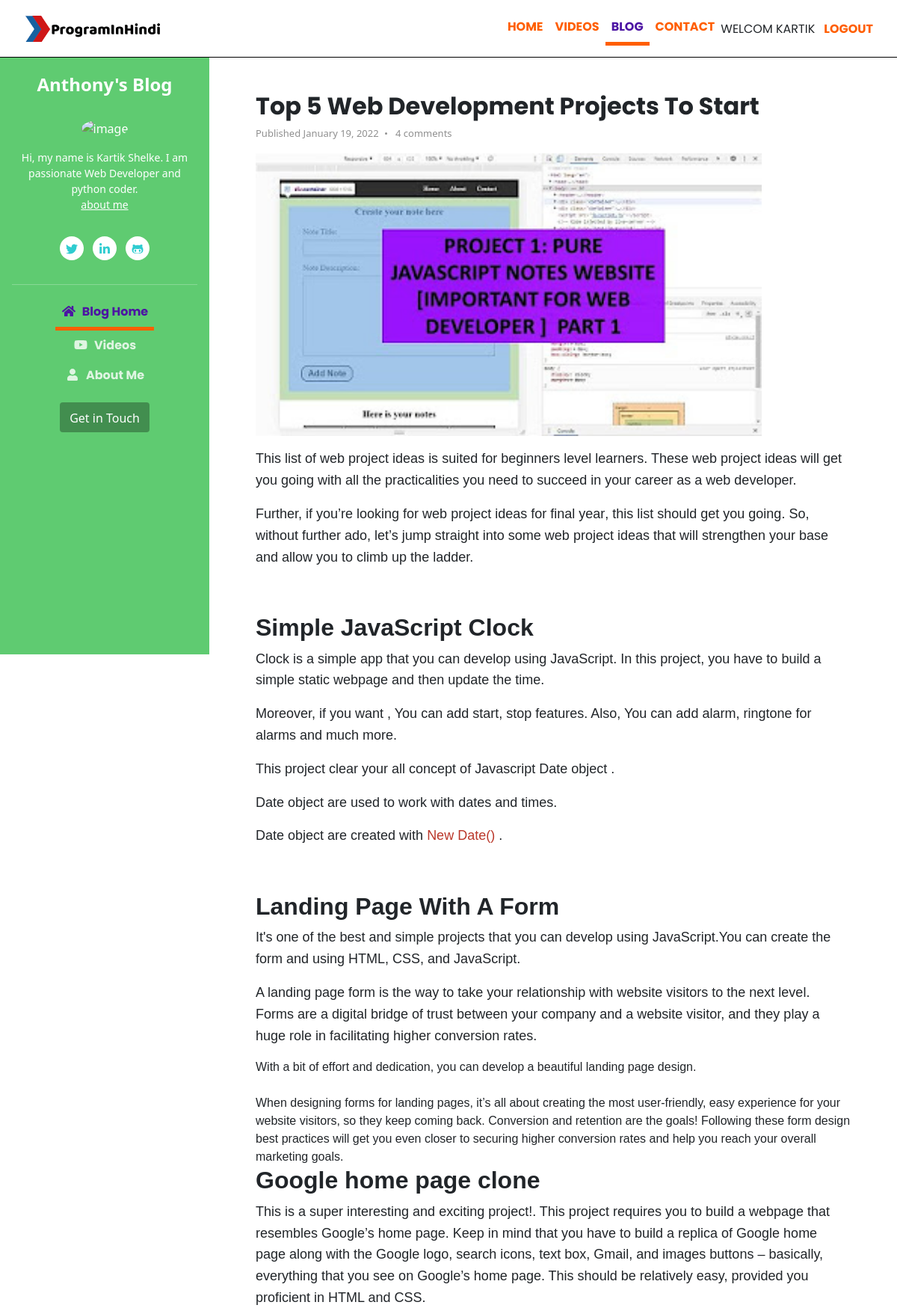
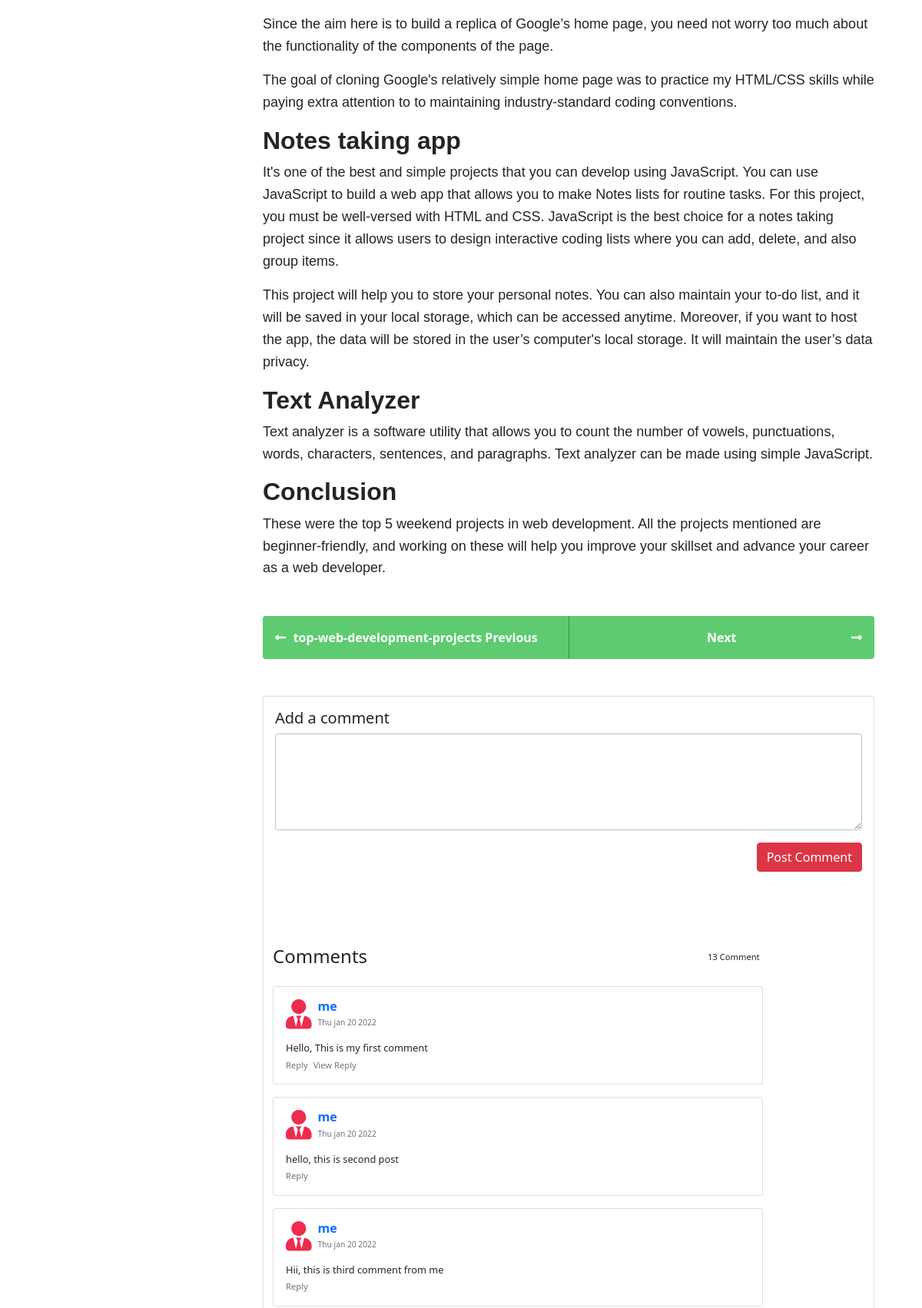
The app's page /blog/top-web-development-projects (signed in, upper part) with its own data (2 pictures, top to bottom).
### blog/models.py (models this page shows, shortened)
class BlogPost(models.Model):
    sno = models.AutoField(primary_key=True)
    postTitle = models.CharField(max_length=300)
    postSlug = models.SlugField()
    postTag = TaggableManager()
    postDesc = models.TextField(blank=True)
    postContent = models.TextField()
    postImg = models.ImageField(upload_to="static/blog/blogImg/postImg")
    date_time = models.DateTimeField(blank=True)

class BlogComment(models.Model):
    sno = models.AutoField(primary_key=True)
    commentText = models.TextField()
    user = models.ForeignKey(User, on_delete=models.CASCADE)
    post = models.ForeignKey(BlogPost, on_delete=models.CASCADE)
    parent = models.ForeignKey('self',on_delete=models.CASCADE, null=True )
    timestamp =  models.DateTimeField(default=now)

### blog/views.py (the view)
# urls.py: path('<str:slug>',views.blogPost,name='blogPost'),
def blogPost(request,slug):
    post = BlogPost.objects.get(postSlug=slug)
    postComment = BlogComment.objects.filter(post=post,parent=None)
    commentReply = BlogComment.objects.filter(post=post).exclude(parent=None)
    context = {'post' : post,'postComment':postComment,'commentReply':commentReply}
    return render(request, 'blog/blogPost.html',context)

### templates/blog/blogPost.html (shortened to what this page needs)
{% extends 'blogBase.html' %}
{% load static %}
{% block style %}
<link id="theme-style" rel="stylesheet" href="{% static 'css/navbar.css' %}">
<link id="theme-style" rel="stylesheet" href="{% static 'css/login.css' %}">
<link id="theme-style" rel="stylesheet" href="{% static 'blog/css/blogHome.css' %}" !important>
{% endblock style %}
{% block body %}
<div class="main-wrapper">
  <article class="blog-post px-3 py-5 p-md-5">
    <div class="container single-col-max-width">
      <header class="blog-post-header">
        <h2 class="title mb-2"> {{post.postTitle|safe}} </h2>
        <div class="meta mb-3">
          <span class="date">Published {{post.date_time | date:"F j, Y"}}</span>
          <span class="comment"> <a class="text-link" href="#">4 comments </a> </span>
        </div>
      </header>
      <div class="blog-post-body">
        <figure class="blog-banner">
          <img class="img-fluid" src="/{{post.postImg}}" alt="image" />
        </figure>
        <div class="post-content"> {{post.postContent|safe}} </div>
      </div>
      <nav class="blog-nav nav nav-justified my-5">
        <a class="nav-link-prev nav-item nav-link rounded-left" href="">{{post.postSlug}} Previous <i class="arrow-prev fas fa-long-arrow-alt-left"> </i> </a>
        <a class="nav-link-next nav-item nav-link rounded-right" href="#">Next <i class="arrow-next fas fa-long-arrow-alt-right"> </i> </a>
      </nav>
      <div class="blog-comments-section card" style="font-size: 0.8rem">
        <div class="col-md-10 col-lg-8 col-xl-12 mt-3">
          <div class="d-flex flex-start w-100">
            <div class="w-100">
              <h5>Add a comment</h5>
              <form action="/blog/postComment" method="post">
                <div class="form-outline">
                  <textarea class="form-control" name="commentText" id="commentText" rows="4" placeholder="What is your view?" required> </textarea>
                </div>
                <div class="d-flex justify-content-end mt-3">
                  <button id='post_btn' onclick="loginError()" type="" class="btn btn-danger"> Post Comment </button>
                </div>
              </form>
            </div>
          </div>
        </div>
          {% if postComment %}
            <div class="container my-5 py-5 text-dark">
              <div class="row d-flex">
                <div class="col-md-12 col-lg-10 col-xl-10">
                  <div class="d-flex justify-content-between align-items-center mb-4">
                    <h4 class="text-dark mb-0">Comments</h4>
                    <h6 class="text-dark small mb-0 me-1"> {{postComment.count}} Comment </h6>
                  </div>
                  {% for comment in postComment %}
                    <div class="card mb-3">
                      <div class="card-body">
                        <div class="d-flex flex-start">
                          <div style="color:#ed2c4e;">
                            <i class="fas fa-user-tie fa-3x me-2"></i>
                          </div>
                          <div class="w-100">
                            <div class="d-flex align-items-center mb-3">
                              <h6 class="text-primary fw-bold mb-0">
                                {{comment.user.first_name}}
                                <br/>
                                <span class="small text-muted" style="font-size: 0.64rem" > {{comment.timestamp|date:'D b d Y'}} </span>
                              </h6>
                            </div>
                          </div>
                        </div>
                        <div class="d-flex justify-content-between align-items-center">
                          <p class="mb-1 text-dark">
                            <span>{{comment.commentText}}</span>
                          </p>
                        </div>
                        <div class="d-flex justify-content-between align-items-center">
                          <p class="small mb-0">
                            <a class="link-dark text-muted" onclick="loginError()" data-toggle="collapse" href="#replyBox-{{comment.sno}}" role="button" aria-expanded="false" aria-controls="replyBox-{{comment.sno}}"> Reply </a>
                            <a id="viewReply_{{comment.sno}}" class="d-none link-dark text-muted ms-1" data-toggle="collapse" href="#parentReplyBox-{{comment.sno}}" role="button" aria-expanded="false" aria-controls="parentReplyBox-{{comment.sno}}">View Reply</a>
                          </p>
                        </div>
                      </div>
                    </div>
                  {% endfor %}
                </div>
              </div>
            </div>
          {% else %}
          <div class="align-items-center ml-4 my-4">
            <h4 class="text-dark mb-0">Be the first one to post a comment!</h4>
          </div>
          {% endif %}
      </div>
    </div>
  </article>
</div>
{% endblock body %}

### templates/blogBase.html (shortened to what this page needs)
<!DOCTYPE html>
<html lang="en">
<head>
    {% load static %}
    <link rel="stylesheet" href="//cdnjs.cloudflare.com/ajax/libs/highlight.js/9.14.2/styles/monokai-sublime.min.css">
	<link rel="stylesheet" href="https://cdnjs.cloudflare.com/ajax/libs/font-awesome/5.14.0/css/all.min.css"
 />
        <link rel="stylesheet" href="https://stackpath.bootstrapcdn.com/bootstrap/4.5.0/css/bootstrap.min.css"
>
        <link href="https://cdn.jsdelivr.net/npm/bootstrap@5.1.3/dist/css/bootstrap.min.css" rel="stylesheet"
        !important>
        {% block style %}{% endblock style %}
</head>
<body>
    <nav class="navbar navbar-expand-lg text-uppercase fixed-top">
        {% if user.is_authenticated %}
        <div class="container-fluid text-uppercase p-2">
        {% else %}
        <div class="container text-uppercase p-2">
        {% endif %}
            <a class="navbar-brand font-weight-bold text-white" href="/"><img src="../static/img/ProgramInHindi.png"
                    alt="logo"></a>
            <div class="collapse navbar-collapse" id="navbarSupportedContent">
                <ul class="navbar-nav ml-auto text-center">
                    <li class="nav-item">
                        <a class="nav-link {% block homeActive %}{% endblock homeActive %}" href="/">Home</a>
                    </li>
                    <li class="nav-item">
                        <a class="nav-link {% block videoActive %}{% endblock videoActive %}" href="/courses">Videos</a>
                    </li>
                    <li class="nav-item">
                        <a class="nav-link active" href="/blog">Blog</a>
                    </li>
                    <li class="nav-item">
                        <a class="nav-link {% block contactActive %}{% endblock contactActive %}" href="/contact">Contact</a>
                    </li>
                    {% if user.is_authenticated %}
                    <ul class="navbar-nav m-auto text-center d-flex flex-row">
                        <span class="user_name_show m-auto">Welcom {{user.first_name}}</span>
                        <li class="nav-item ml-1">
                            <a class="nav-link" id="logout_btn" href="">Logout</a>
                        </li>
                    </ul>
                    {% endif %}
                </ul>
            </div>
        </div>
    </nav>
    <header class="header text-center">
	    <h1 class="blog-name pt-lg-4 mb-0"><a class="no-text-decoration" href="index.html">Anthony's Blog</a></h1>
	    <nav class="navbar navbar-expand-lg navbar-dark">
			<div id="navbarSupportedContent" class="collapse navbar-collapse flex-column" >
				<div class="profile-section pt-3 pt-lg-0">
				    <img class="profile-image mb-3 rounded-circle mx-auto" src="assets/images/profile.png" alt="image" >
					<div class="bio mb-3">Hi, my name is Kartik Shelke. I am passionate Web Developer and python coder.<br><a href="https://kartikshelke.herokuapp.com/" target="_blank">about me</a></div>
					<ul class="social-list list-inline py-3 mx-auto">
			            <li class="list-inline-item"><a href="https://twitter.com/kartik_shelke24"><i class="fab fa-twitter fa-fw"></i></a></li>
			            <li class="list-inline-item"><a href="https://www.linkedin.com/in/webdeveloper-kartik-shelke/"><i class="fab fa-linkedin-in fa-fw"></i></a></li>
			            <li class="list-inline-item"><a href="https://github.com/kartikshelke24"><i class="fab fa-github-alt fa-fw"></i></a></li>
			        </ul>
			        <hr>
				</div>
				<ul class="navbar-nav flex-column text-start ">
					<li class="nav-item">
					    <a class="nav-link active" href="/blog"><i class="fas fa-home fa-fw me-2"></i>Blog Home <span class="sr-only">(current)</span></a>
					</li>
					<li class="nav-item">
					    <a class="nav-link" href="/courses"><i class="fab fa-youtube fa-fw me-2"></i>Videos</a>
					</li>
					<li class="nav-item">
					    <a class="nav-link" href="https://kartikshelke.herokuapp.com/" target='_blank'><i class="fas fa-user fa-fw me-2"></i>About Me</a>
					</li>
				</ul>
				<div class="my-2 my-md-3">
				    <a class="btn btn-primary" href="/contact" target="_blank">Get in Touch</a>
				</div>
			</div>
		</nav>
    </header>
    {% block body %}{% endblock body %}
</body>
</html>

### static/css/navbar.css (style rules this page uses)
.navbar::before { content: ""; position: absolute; border-bottom: 1px solid black; top: 0%; bottom: 0%; left: 0; right: 0; z-index: -1; background: #ffffff; }
.nav-item a { color: #ff5e00; font-weight: bold; width: max-content; margin: auto; font-family: "Poppins", sans-serif !important; }
.user_name_show { font-family: "Poppins", sans-serif !important; }
.active { border-bottom: 5px solid #ff5e00; color: #4c14a3 !important; }

### static/blog/css/blogHome.css (style rules this page uses)
html { scroll-behavior: smooth; }
* { margin: 0px; padding: 0px; box-sizing: border-box; }
a { text-decoration: none; }
a.no-text-decoration { text-decoration: none; }
.single-col-max-width { max-width: 820px; }
.form-control { padding-top: 0.875rem; padding-bottom: 0.875rem; height: 2.75rem; border-color: #c2c2c2; }
.header { position: fixed; left: 0; top: 0; height: 100vh; width: 280px; background: #5fcb71; margin-top: 75px; color: #fff; }
.header .navbar { background: #5fcb71; }
.profile-section .profile-image { max-width: 160px; }
.profile-section .bio { font-size: 0.875rem; }
.profile-section .bio a { color: #fff; text-decoration: underline; }
.header .blog-name { font-weight: bold; font-size: 1.5rem; color: #fff; }
.header .blog-name a { color: #fff; }
.header .btn-primary { background: rgba(0, 0, 0, 0.3); border-color: transparent; font-size: 1rem; padding-top: 0.5rem; }
.header .navbar { padding: 2rem 1rem; }
.header .nav-item { font-weight: bold; }
.header .nav-item .nav-link.active { color: rgba(0, 0, 0, 0.5); }
.header .nav-item .nav-link { color: rgba(255, 255, 255, 0.8); }
.social-list a { width: 32px; height: 32px; padding-top: 5px; display: inline-block; text-align: center; border-radius: 50%; transition: all 0.4s ease-in-out; background-color: #fff; color: #2fccd0; }
.main-wrapper { margin-top: 75px; margin-left: 280px; background: #fff; }
.blog-post .title { font-family: "Poppins", sans-serif !important; font-weight: bold; font-size: 2rem; }
.img-fluid { width: 85%; }
.blog-post .blog-post-body .post-content { font-family: 'Baloo Bhai 2', cursive; }
.blog-post .blog-post-body .post-content p { font-weight: 200 !important; }
.blog-post .blog-post-body .post-content h1, .blog-post .blog-post-body .post-content h2, .blog-post .blog-post-body .post-content h3, .blog-post .blog-post-body .post-content h4, .blog-post .blog-post-body .post-content h5, .blog-post .blog-post-body .post-content h6 { font-weight: 600; font-family:"Poppins", sans-serif;; }
.blog-post .blog-post-body p, .blog-post .blog-post-body li { font-size: 1.125rem; line-height: 1.6; }
.blog-post .blog-post-body h2, .blog-post .blog-post-body .h2 { font-size: 2rem; }
a.text-link { text-decoration: none; color: #2fccd0; }
.meta { color: #8f8f8f; font-size: 0.8125rem; }
.meta span { display: inline-block; }
.meta span a { color: #8f8f8f; }
.meta span:after { content: ""; display: inline-block; width: 3px; height: 3px; border-radius: 50%; background: #8f8f8f; margin-left: 0.5rem; margin-right: 0.5rem; position: relative; top: -3px; }
.meta span:last-child:after { display: none; }
.blog-nav .nav-link-prev { border-right: 1px solid #309441; }
.blog-nav .arrow-prev { position: absolute; left: 1rem; top: 1.25rem; color: #fff; }
.blog-nav .arrow-next { position: absolute; right: 1rem; top: 1.25rem; color: #fff; }
.blog-nav .nav-link { background: #5fcb71; color: #fff; font-size: 1rem; padding: 1rem; font-weight: bold; position: relative; }

### records on screen
BlogPost: postTitle "Top 5 Web Development Projects To Start", date_time "January 19, 2022", postImg (picture), postContent "This list of web project ideas is suited for beginners level learners. These web project ideas will get you going with all the practicalities you need to succeed in your career as a web developer. Further, if you’re looking for web project ideas for final year , this list should get you going. So, without further ado, let’s jump straight into some web project ideas that will strengthen your base and allow you to climb up the ladder. Simple JavaScript Clock Clock is a simple app that you can develop using JavaScript. In this project, you have to build a simple static webpage and then update the time. Moreover, if you want , You can add start, stop features. Also, You can add alarm, ringtone…", postSlug "top-web-development-projects"
BlogComment: user.first_name "me", timestamp "Thu jan 20 2022", commentText "Hello, This is my first comment"
BlogComment: user.first_name "me", timestamp "Thu jan 20 2022", commentText "hello, this is second post"
BlogComment: user.first_name "me", timestamp "Thu jan 20 2022", commentText "Hii, this is third comment from me"

### other values on screen
{{ user.first_name }} "KARTIK"
{{ postComment.count }} "13"
